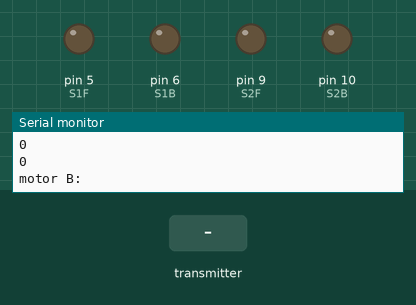
This sketch was run on a simulated Arduino Uno, built with avr-gcc and run on an emulated ATmega328P. On the bench: output pins drawn as LEDs (lit = HIGH), the last lines printed to the serial monitor. The test bench sets the inputs (shaded band). No radio packets arrive unless stated.

Above: at 1.2 s.
1.3 s: the transmitter starts sending data.0 = 0
At 1.7 s:
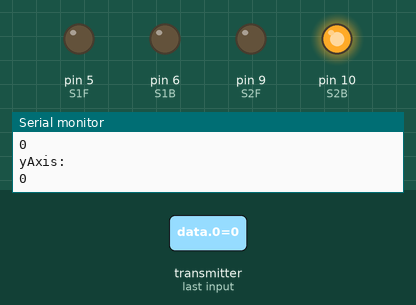
2.9 s: the transmitter starts sending data.1 = 1023
At 4.2 s:
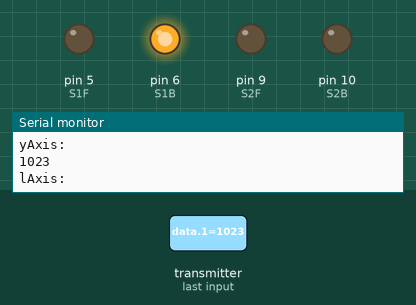
4.5 s: the transmitter starts sending data.2 = 256
At 5.7 s:
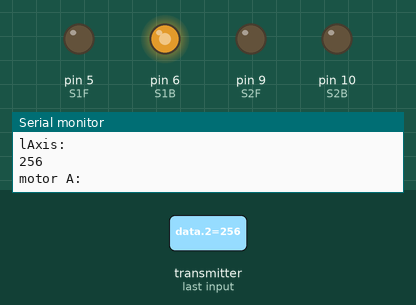
6.1 s: the transmitter starts sending data.1 = 0
At 6.9 s:
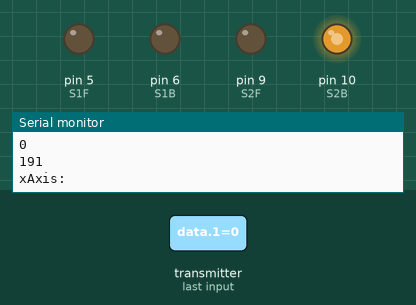
7.6 s: the transmitter starts sending data.0 = 256
At 8.4 s:
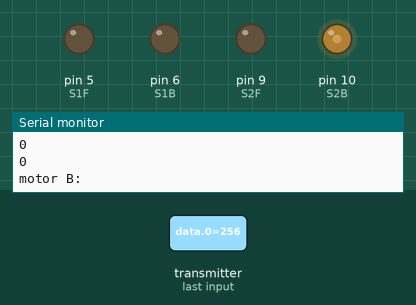
9.1 s: the transmitter starts sending data.0 = 1023
At 10.7 s:
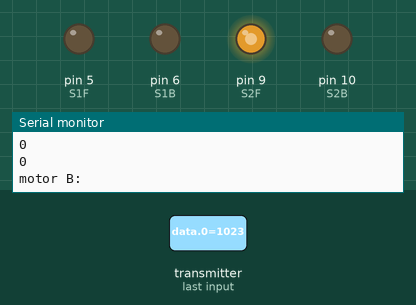
Timing chart, 0 to 11.7 s (numbered marks = the images above; inputs shaded):
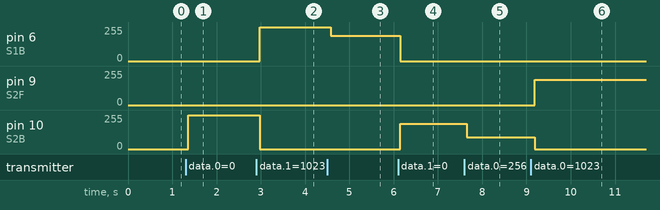

The sketch:

dcmotors.ino
```cpp
//mostor control
#include <nRF24L01.h>
#include <RF24.h>

#define S1F 5
#define S1B 6
#define S2F 9
#define S2B 10

RF24 radio(8, 7); // CE, CSN
const byte address[6] = "00001";
int data[3];

unsigned long lastReceiveTime = 0;
unsigned long currentTime = 0;

int xAxis = 510; // Forward/backward, 1023 - full forward, 0 - full backward
int yAxis = 510; // Left/right, 0 - full left, 1023 - full right
int lAxis; // limiter
int motorSpeed1F = 0;
int motorSpeed1B = 0;
int motorSpeed2F = 0;
int motorSpeed2B = 0;

void setup() {

  pinMode(S1F, OUTPUT); // PWM motor 1 Forward
  pinMode(S1B, OUTPUT); // PWM motor 1 Backward
  pinMode(S2F, OUTPUT); // PWM motor 2 Forward
  pinMode(S2B, OUTPUT); // PWM motor 2 Backward


  radio.begin();
  // radio.setChannel(81);
  radio.setPALevel(RF24_PA_HIGH);
  radio.setDataRate(RF24_250KBPS);

  radio.openReadingPipe(0, address);
  radio.startListening();

  Serial.begin(9600);
  }

void loop() {
     currentTime = millis();
     if ( currentTime - lastReceiveTime > 1000 ) {
     resetData();
     }

    if (radio.available()) {
    radio.read( data, sizeof(data) );
    xAxis = data[0];
    yAxis = data[1];
    lAxis = data[2];
    Serial.println("xAxis:");
    Serial.println(xAxis);
    Serial.println("yAxis:");
    Serial.println(yAxis);
    Serial.println("lAxis:");
    Serial.println(lAxis);
    lastReceiveTime = millis();
    }

  // OŚ X - BACKWARD < 490 (set medium = 510 +-20)
  if (xAxis < 490) {

    digitalWrite(S1F, LOW);   // disable forward motor 1
    digitalWrite(S2F, LOW);  // disable forward motor 2

    motorSpeed1B = map(xAxis, 490, 0, 0, 255); // set pwm backward motor 1
    motorSpeed2B = map(xAxis, 490, 0, 0, 255); // set pwm backward motor 2
  }
  // OŚ X - FORWARD > 530
  else if (xAxis > 530) {

    digitalWrite(S1B, LOW);   // disable backward motor 1
    digitalWrite(S2B, LOW);   // disable backward motor 2

    motorSpeed1F = map(xAxis, 530, 1023, 0, 255);
    motorSpeed2F = map(xAxis, 530, 1023, 0, 255);
  }
  // else do nothing, set zero all PWM
  else {
    motorSpeed1F = 0;
    motorSpeed1B = 0;
    motorSpeed2F = 0;
    motorSpeed2B = 0;

   digitalWrite(S1B, LOW);
   digitalWrite(S2B, LOW);
   digitalWrite(S1F, LOW);
   digitalWrite(S2F, LOW);
   }

  // OŚ Y - TURN RIGHT, LEFT

  if (yAxis < 490) // turn LEFT
   { int xMapped = map(yAxis, 490, 0, 0, 255);
  // Backward - motor 1 minus
  if (xAxis < 490) {
     motorSpeed1B = motorSpeed1B - xMapped;
     motorSpeed1F = 0;
     motorSpeed2F = 0;
     if (motorSpeed1B < 0 ) {
         motorSpeed1B = 0;}
      }
  // Forward - motor 1 minus
  if (xAxis > 530) {
    motorSpeed1F = motorSpeed1F - xMapped;
     motorSpeed1B = 0;
     motorSpeed2B = 0;
     if (motorSpeed1F < 0 ) {
         motorSpeed1F = 0;
              }
       }
   }

  if (yAxis > 530) // turn RIGHT
   { int xMapped = map(yAxis, 530, 1023, 0, 255);
    // Backward - motor 2 minus:
     if (xAxis < 490) {
    motorSpeed2B = motorSpeed2B - xMapped;
    motorSpeed1F = 0;
    motorSpeed2F = 0;
       if (motorSpeed2B < 0 ) {
           motorSpeed2B = 0;}
           }
    // Forward - motor 2 minus
     if (xAxis > 530) {
    motorSpeed2F = motorSpeed2F - xMapped;
    motorSpeed1B = 0;
    motorSpeed2B = 0;
       if (motorSpeed2F < 0 ) {
           motorSpeed2F = 0;
              }
       }
  }

  if (lAxis < 1024) // limiter
   { int lMapped = map(lAxis, 0, 1023, 100, 0);
    motorSpeed1F = motorSpeed1F * lMapped/100;
    motorSpeed1B = motorSpeed1B * lMapped/100;
    motorSpeed2F = motorSpeed2F * lMapped/100;
    motorSpeed2B = motorSpeed2B * lMapped/100;
   }

    analogWrite(S1F, motorSpeed1F);
    analogWrite(S1B, motorSpeed1B);
    analogWrite(S2F, motorSpeed2F);
    analogWrite(S2B, motorSpeed2B);

    Serial.println("motor A:");
    Serial.println(motorSpeed1F);
    Serial.println(motorSpeed1B);
    Serial.println("motor B:");
    Serial.println(motorSpeed2F);
    Serial.println(motorSpeed2B);
}

void resetData() {
  xAxis = 510;
  yAxis = 510;
   Serial.println("resetData");
}

//https://circuitdigest.com/microcontroller-projects/diy-arduino-bluetooth-robot-car
```

Measured:
- after the input at 1.3 s, pin 10 (S2B): 0/255 → 255/255 after 0.07 s
- after the input at 2.9 s, pin 6 (S1B): 0/255 → 255/255 after 0.07 s; pin 10 (S2B): 255/255 → 0/255 after 0.07 s
- after the input at 4.5 s, pin 6 (S1B): 255/255 → 191/255 after 0.08 s
- after the input at 6.1 s, pin 6 (S1B): 191/255 → 0/255 at once; pin 10 (S2B): 0/255 → 191/255 at once
- after the input at 7.6 s, pin 10 (S2B): 191/255 → 90/255 after 0.05 s
- after the input at 9.1 s, pin 9 (S2F): 0/255 → 191/255 after 0.08 s; pin 10 (S2B): 90/255 → 0/255 after 0.08 s
